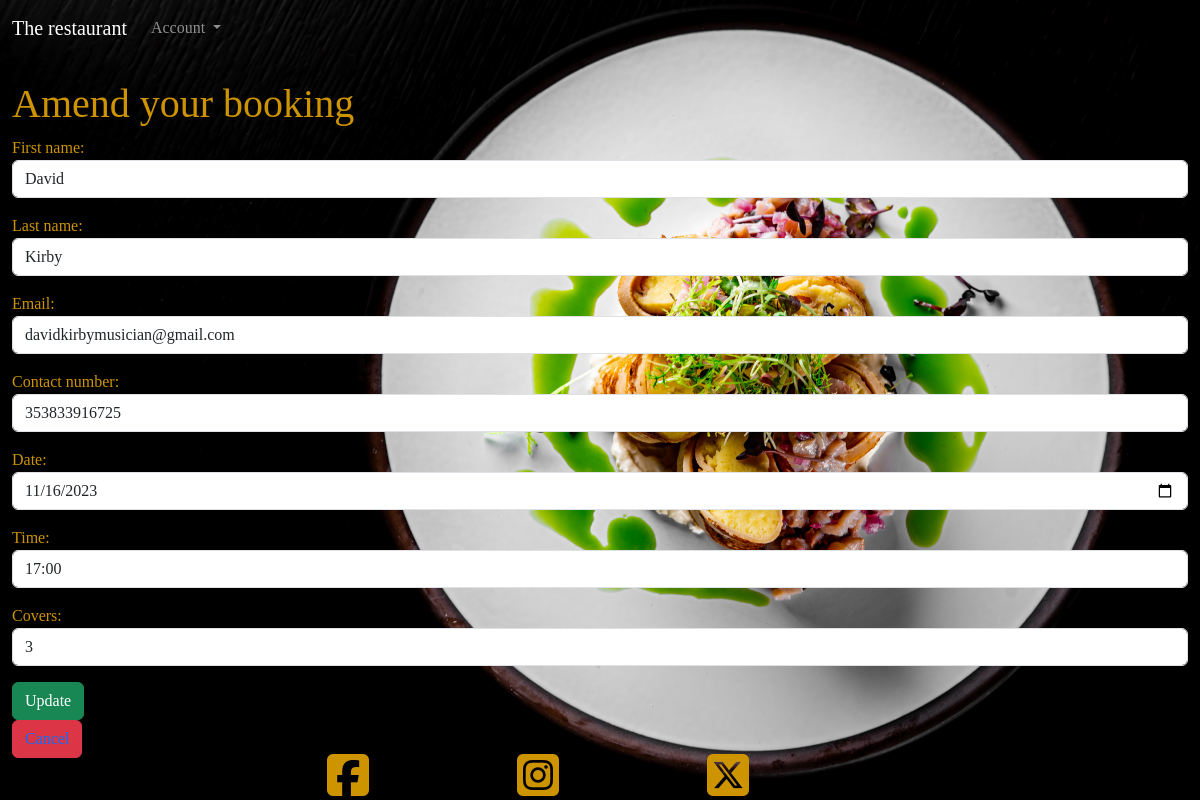
The app's page /amend_booking/21/ with its own data.
### therestaurant/models.py (models this page shows)
class Reservation(models.Model):
    user = models.ForeignKey(User, on_delete=models.CASCADE, null=True)
    first_name = models.CharField(max_length=50, null=False, blank=False)
    last_name = models.CharField(max_length=50, null=False, blank=False)
    email = models.EmailField(null=False, blank=False)
    contact_number = models.CharField(max_length=15, null=False, blank=False)
    date = models.DateField(null=False, blank=False)
    time = models.TimeField(null=False, blank=False)
    covers = models.IntegerField(null=False, blank=False)
    table = models.ForeignKey(Table, on_delete=models.CASCADE, default=get_default_table)

### therestaurant/views.py (the view)
# urls.py: path('amend_booking/<int:entry_id>/', amend_booking, name='amend_booking'),
def amend_booking(request, entry_id):
    entry = get_object_or_404(Reservation, pk=entry_id)
    if request.method == 'POST':
        form = ReserveForm(request.POST, instance=entry)
        form.save()
        return redirect('get_bookings')
    else:
        form = ReserveForm(instance=entry)
    return render(request, 'amend_booking/amend_booking.html', {'form': form})

### templates/amend_booking/amend_booking.html (shortened to what this page needs)
{% extends 'home/home.html' %}
{% block content %}
  <h1>Amend your booking</h1>
  <form method="POST">
    {{ form.as_p }}
    <button type="submit" class="btn btn-success">Update</button>
  </form>
  <button class="btn btn-danger"><a href="{% url 'get_bookings'%}" class="text-decoration-none">Cancel</a></button>
{% endblock %}

### therestaurant/static/home/style.css (style rules this page uses)
body { color: #cd9400; font-family: 'Playfair Display', serif; }

### records on screen
Reservation: first_name "David", last_name "Kirby", email "davidkirbymusician@gmail.com", contact_number "353833916725", date "11/16/2023", time "17:00", covers "3"
